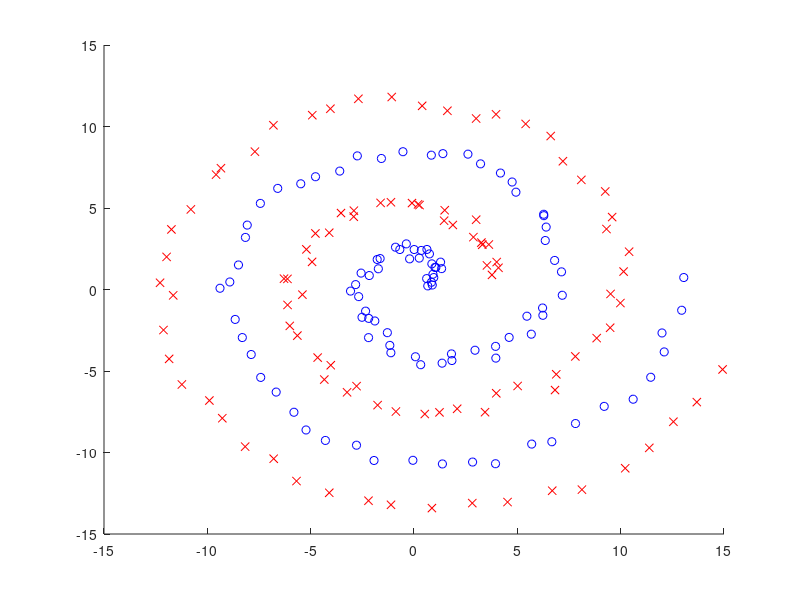

Write the MATLAB code that produced this figure.
clear all; rand('state', 0); randn('state', 0);
n = 200; a = linspace(0, 4*pi, n/2);
u = [a .* cos(a) (a + pi) .* cos(a)]' + rand(n, 1);
v = [a .* sin(a) (a + pi) .* sin(a)]' + rand(n, 1);
x = [u v]; y = [ones(1, n/2) -ones(1, n/2)];

hh=2*1^2;

m = 100; X = linspace(-15, 15, m)'; X2 = X.^2;
U=exp(-(repmat(u.^2,1,m)+repmat(X2',n,1)-2*u*X')/hh);
V=exp(-(repmat(v.^2,1,m)+repmat(X2',n,1)-2*v*X')/hh); 
figure(1); clf; hold on; axis([-15 15 -15 15]); 
plot(x(y==1,1),x(y==1,2),'bo'); plot(x(y==-1,1),x(y==-1,2),'rx');
colormap([1 0.7 1; 0.7 1 1]);